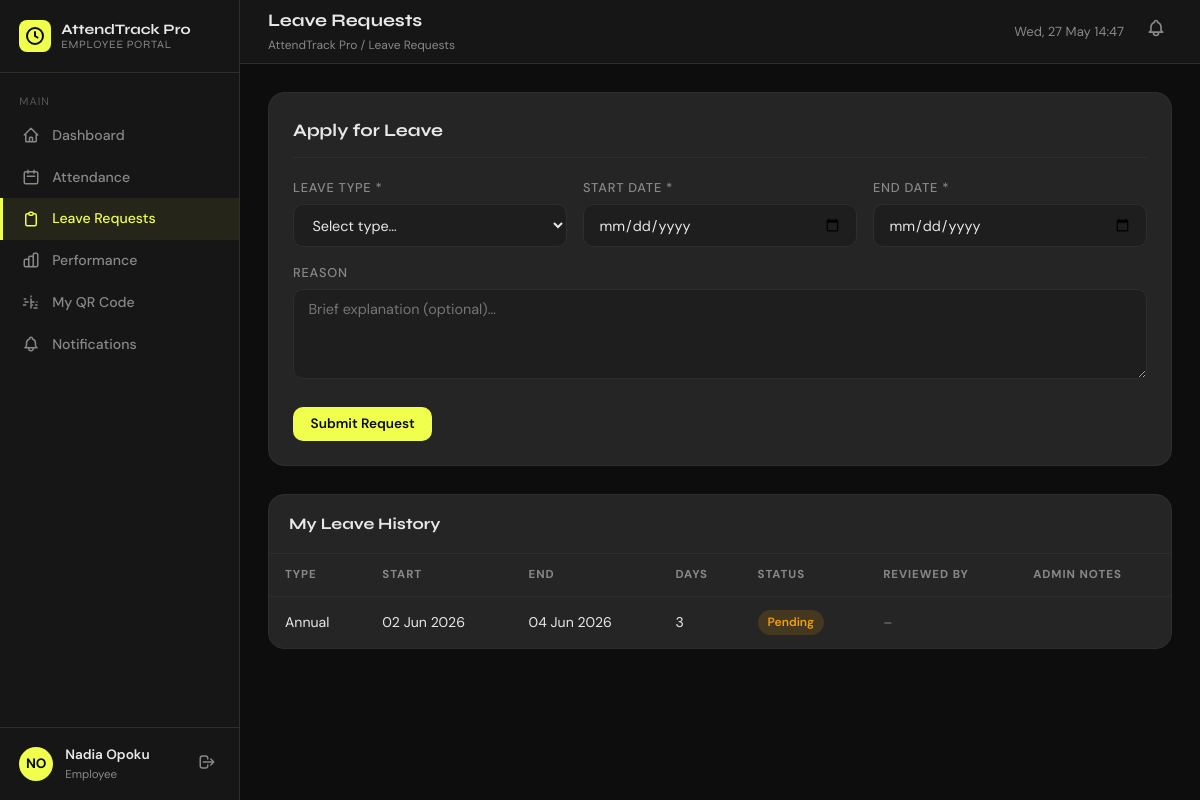
Screenshot of /employee/leave.php (signed in) with the database file from the repository.
### tables this page shows
CREATE TABLE IF NOT EXISTS leave_requests (
  id            INT AUTO_INCREMENT PRIMARY KEY,
  employee_id   INT NOT NULL,
  leave_type    ENUM('annual','sick','emergency','unpaid','other') DEFAULT 'annual',
  start_date    DATE NOT NULL,
  end_date      DATE NOT NULL,
  total_days    INT NOT NULL DEFAULT 1,
  reason        TEXT DEFAULT NULL,
  status        ENUM('pending','approved','rejected') DEFAULT 'pending',
  reviewed_by   INT DEFAULT NULL,                    
  reviewed_at   TIMESTAMP NULL DEFAULT NULL,
  admin_notes   TEXT DEFAULT NULL,
  created_at    TIMESTAMP DEFAULT CURRENT_TIMESTAMP,
  FOREIGN KEY (employee_id) REFERENCES employees(id) ON DELETE CASCADE,
  FOREIGN KEY (reviewed_by) REFERENCES employees(id) ON DELETE SET NULL
);

### employee/leave.php (the view, shortened to what this page needs)
<?php
require_once __DIR__ . '/../includes/helpers.php';
$cu = currentUser();
$db = getDB();
$stmt = $db->prepare("
  SELECT lr.*, e.full_name AS reviewer_name
  FROM leave_requests lr
  LEFT JOIN employees e ON e.id = lr.reviewed_by
  WHERE lr.employee_id = ?
  ORDER BY lr.created_at DESC
");
$stmt->execute([$cu['id']]);
$leaveHistory = $stmt->fetchAll();
require_once __DIR__ . '/../includes/nav.php';
?>
<div class="form-card">
  <div class="form-card-title">Apply for Leave</div>
  <form method="POST">
    <div class="form-grid">
      <div class="form-group-plain">
        <label>Leave Type *</label>
        <select name="leave_type" required>
          <option value="">Select type…</option>
        </select>
      </div>
      <div class="form-group-plain">
        <label>Start Date *</label>
        <input type="date" name="start_date" min="<?= date('Y-m-d') ?>" required/>
      </div>
      <div class="form-group-plain">
        <label>End Date *</label>
        <input type="date" name="end_date" min="<?= date('Y-m-d') ?>" required/>
      </div>
    </div>
    <div class="form-group-plain">
      <label>Reason</label>
      <textarea name="reason" rows="3" placeholder="Brief explanation (optional)…"></textarea>
    </div>
    <div class="form-actions">
      <button type="submit" class="btn btn-primary">Submit Request</button>
    </div>
  </form>
</div>
<div class="table-card">
  <div class="table-card-header">
    <div class="table-card-title">My Leave History</div>
  </div>
  <div class="table-wrap">
    <table class="data-table">
      <thead><tr>
        <th>Type</th><th>Start</th><th>End</th><th>Days</th>
        <th>Status</th><th>Reviewed By</th><th>Admin Notes</th>
      </tr></thead>
      <tbody>
      <?php if ($leaveHistory): foreach ($leaveHistory as $l): ?>
        <tr>
          <td><?= ucfirst(e($l['leave_type'])) ?></td>
          <td><?= date('d M Y', strtotime($l['start_date'])) ?></td>
          <td><?= date('d M Y', strtotime($l['end_date'])) ?></td>
          <td><?= $l['total_days'] ?></td>
          <td><?= leaveStatusBadge($l['status']) ?></td>
          <td class="text-dim text-sm"><?= e($l['reviewer_name'] ?? '–') ?></td>
          <td class="text-sm text-dim"><?= e($l['admin_notes'] ?? '') ?></td>
        </tr>
      <?php endforeach; endif; ?>
      </tbody>
    </table>
  </div>
</div>
<?php require_once __DIR__ . '/../includes/footer.php'; ?>

### includes/helpers.php (shortened to what this page needs)
<?php
function e(mixed $val): string {
    return htmlspecialchars((string)$val, ENT_QUOTES | ENT_HTML5, 'UTF-8');
}
function leaveStatusBadge(string $status): string {
    $map = [
        'pending'  => 'badge-pending',
        'approved' => 'badge-present',
        'rejected' => 'badge-absent',
    ];
    $cls = $map[$status] ?? 'badge-default';
    return "<span class=\"badge $cls\">" . ucfirst($status) . "</span>";
}

### assets/css/style.css (style rules this page uses)
:root { --accent: #f0ff4b; --accent-dark: #c8d400; --bg: #0d0d0d; --bg2: #161616; --bg3: #1e1e1e; --surface: #252525; --border: #2e2e2e; --text: #e8e8e8; --text-dim: #888; --text-xdim: #555; --green: #22c55e; --red: #ef4444; --amber: #f59e0b; --blue: #3b82f6; --purple: #a855f7; --radius: 10px; --radius-lg: 16px; --shadow: 0 4px 24px rgba(0,0,0,.45); --ff-display: 'Syne', sans-serif; --ff-body: 'DM Sans', sans-serif; --sidebar-w: 240px; --topbar-h: 64px; }
*, *::before, *::after { box-sizing: border-box; margin: 0; padding: 0; }
html { font-size: 16px; scroll-behavior: smooth; }
body { font-family: var(--ff-body); background: var(--bg); color: var(--text); line-height: 1.6; -webkit-font-smoothing: antialiased; }
input, select, textarea, button { font-family: inherit; }
.table-card { background: var(--surface); border: 1px solid var(--border); border-radius: var(--radius-lg); overflow: hidden; margin-bottom: 1.75rem; }
.table-card-header { display: flex; align-items: center; justify-content: space-between; padding: 1rem 1.25rem; border-bottom: 1px solid var(--border); gap: 1rem; flex-wrap: wrap; }
.table-card-title { font-family: var(--ff-display); font-size: 1rem; font-weight: 700; }
.table-wrap { overflow-x: auto; }
table.data-table { width: 100%; border-collapse: collapse; font-size: .88rem; }
.data-table th { text-align: left; padding: .75rem 1rem; font-size: .72rem; text-transform: uppercase; letter-spacing: .08em; color: var(--text-dim); border-bottom: 1px solid var(--border); white-space: nowrap; }
.data-table td { padding: .8rem 1rem; border-bottom: 1px solid rgba(255,255,255,.04); vertical-align: middle; }
.data-table tr:last-child td { border-bottom: none; }
.badge { display: inline-flex; align-items: center; padding: 3px 10px; border-radius: 20px; font-size: .75rem; font-weight: 600; text-transform: capitalize; }
.badge-pending { background: rgba(245,158,11,.15); color: var(--amber); }
.btn { display: inline-flex; align-items: center; gap: .4rem; padding: .55rem 1.1rem; border-radius: var(--radius); font-size: .85rem; font-weight: 600; cursor: pointer; border: none; transition: all .15s; text-decoration: none; white-space: nowrap; }
.btn-primary { background: var(--accent); color: #0a0a0a; }
.form-card { background: var(--surface); border: 1px solid var(--border); border-radius: var(--radius-lg); padding: 1.5rem; margin-bottom: 1.75rem; }
.form-card-title { font-family: var(--ff-display); font-size: 1.1rem; font-weight: 700; margin-bottom: 1.25rem; padding-bottom: .75rem; border-bottom: 1px solid var(--border); }
.form-grid { display: grid; grid-template-columns: repeat(auto-fit, minmax(220px, 1fr)); gap: 1rem; }
.form-group-plain { margin-bottom: 1rem; }
.form-group-plain label { display: block; font-size: .8rem; font-weight: 500; margin-bottom: .35rem; color: var(--text-dim); text-transform: uppercase; letter-spacing: .06em; }
.form-group-plain input, .form-group-plain select, .form-group-plain textarea { width: 100%; background: var(--bg3); border: 1.5px solid var(--border); border-radius: var(--radius); padding: .65rem .9rem; color: var(--text); font-size: .9rem; transition: border-color .2s; }
.form-group-plain select option { background: var(--surface); }
.form-group-plain textarea { resize: vertical; min-height: 90px; }
.form-actions { display: flex; gap: .75rem; margin-top: 1.25rem; }
.text-dim { color: var(--text-dim); }
.text-sm { font-size: .85rem; }

### rows the page displays
leave_requests: leave_type "Annual", start_date "02 Jun 2026", end_date "04 Jun 2026", total_days "3", status "Pending", reviewer_name "–"

### other values shown
APP_NAME "AttendTrack Pro"
$initials "NO"
$cu['full_name'] "Nadia Opoku"
$cu['role'] "Employee"
$pageTitle "Leave Requests"
